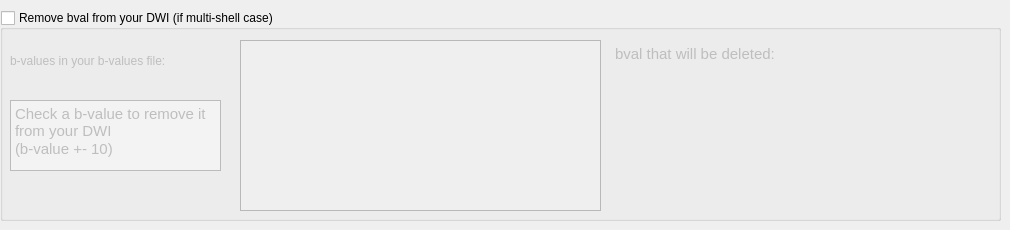
        <widget class="QWidget" name="tab_31">
         <attribute name="title">
          <string>Remove b-values from your DWI </string>
         </attribute>
         <widget class="QGroupBox" name="no_registration_remove_bval_groupBox">
          <property name="geometry">
           <rect>
            <x>0</x>
            <y>10</y>
            <width>1001</width>
            <height>211</height>
           </rect>
          </property>
          <property name="title">
           <string>Remove bval from your DWI (if multi-shell case)</string>
          </property>
          <property name="checkable">
           <bool>true</bool>
          </property>
          <property name="checked">
           <bool>false</bool>
          </property>
          <widget class="QListWidget" name="no_registration_bval_in_bvalfile_listWidget">
           <property name="geometry">
            <rect>
             <x>240</x>
             <y>30</y>
             <width>361</width>
             <height>171</height>
            </rect>
           </property>
          </widget>
          <widget class="QTextEdit" name="no_registration_bval_removing_textEdit">
           <property name="geometry">
            <rect>
             <x>610</x>
             <y>30</y>
             <width>371</width>
             <height>171</height>
            </rect>
           </property>
           <property name="styleSheet">
            <string notr="true">QTextEdit {
	background-color : transparent
}</string>
           </property>
           <property name="readOnly">
            <bool>true</bool>
           </property>
           <property name="html">
            <string>&lt;!DOCTYPE HTML PUBLIC &quot;-//W3C//DTD HTML 4.0//EN&quot; &quot;http://www.w3.org/TR/REC-html40/strict.dtd&quot;&gt;
&lt;html&gt;&lt;head&gt;&lt;meta name=&quot;qrichtext&quot; content=&quot;1&quot; /&gt;&lt;style type=&quot;text/css&quot;&gt;
p, li { white-space: pre-wrap; }
&lt;/style&gt;&lt;/head&gt;&lt;body style=&quot; font-family:'Ubuntu'; font-size:11pt; font-weight:400; font-style:normal;&quot;&gt;
&lt;p style=&quot; margin-top:0px; margin-bottom:0px; margin-left:0px; margin-right:0px; -qt-block-indent:0; text-indent:0px;&quot;&gt;bval that will be deleted: &lt;/p&gt;&lt;/body&gt;&lt;/html&gt;</string>
           </property>
          </widget>
          <widget class="QTextEdit" name="color_sc_textEdit_6">
           <property name="geometry">
            <rect>
             <x>10</x>
             <y>90</y>
             <width>211</width>
             <height>71</height>
            </rect>
           </property>
           <property name="autoFillBackground">
            <bool>false</bool>
           </property>
           <property name="styleSheet">
            <string notr="true">QTextEdit {
	background-color : rgb(243, 243, 243)
}</string>
           </property>
           <property name="readOnly">
            <bool>true</bool>
           </property>
           <property name="html">
            <string>&lt;!DOCTYPE HTML PUBLIC &quot;-//W3C//DTD HTML 4.0//EN&quot; &quot;http://www.w3.org/TR/REC-html40/strict.dtd&quot;&gt;
&lt;html&gt;&lt;head&gt;&lt;meta name=&quot;qrichtext&quot; content=&quot;1&quot; /&gt;&lt;style type=&quot;text/css&quot;&gt;
p, li { white-space: pre-wrap; }
&lt;/style&gt;&lt;/head&gt;&lt;body style=&quot; font-family:'Ubuntu'; font-size:11pt; font-weight:400; font-style:normal;&quot;&gt;
&lt;p style=&quot; margin-top:0px; margin-bottom:0px; margin-left:0px; margin-right:0px; -qt-block-indent:0; text-indent:0px;&quot;&gt;Check a b-value to remove it from your DWI &lt;/p&gt;
&lt;p style=&quot; margin-top:0px; margin-bottom:0px; margin-left:0px; margin-right:0px; -qt-block-indent:0; text-indent:0px;&quot;&gt;(b-value +- 10)&lt;/p&gt;&lt;/body&gt;&lt;/html&gt;</string>
           </property>
          </widget>
          <widget class="QLabel" name="label_83">
           <property name="geometry">
            <rect>
             <x>10</x>
             <y>30</y>
             <width>241</width>
             <height>41</height>
            </rect>
           </property>
           <property name="text">
            <string>b-values in your b-values file: </string>
           </property>
          </widget>
         </widget>
        </widget>
